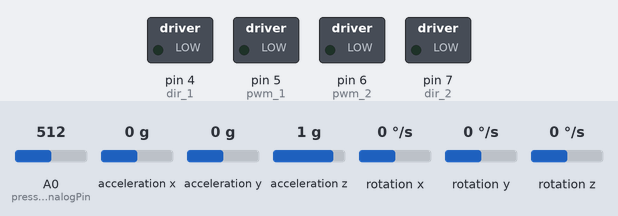
A sketch run on a simulated Arduino Uno, built with avr-gcc and run on an emulated ATmega328P. Shown: switched loads named in the sketch (green lamp = pin HIGH). Inputs (shaded band) come from the test bench; at power-on: acceleration y 0 g, acceleration z 1 g, A0 (pressureAnalogPin) = 512, acceleration x 0 g, rotation x 0 °/s, rotation y 0 °/s, rotation z 0 °/s. What the sketch prints to the serial monitor is not drawn.

Above: at 1.7 s.
1.8 s: acceleration y set to -1.4 g
At 2.8 s:
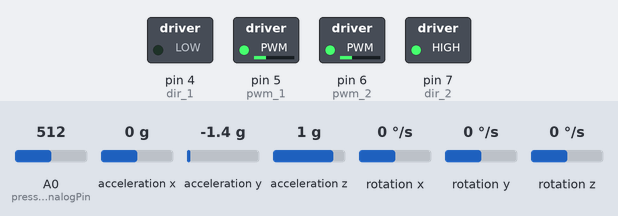
3.3 s: acceleration y set to 0 g
At 4.2 s:
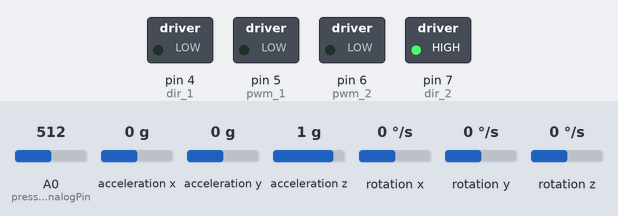
4.8 s: acceleration z set to 0.1 g
7.8 s: acceleration z set to -0.2 g
At 8.5 s:
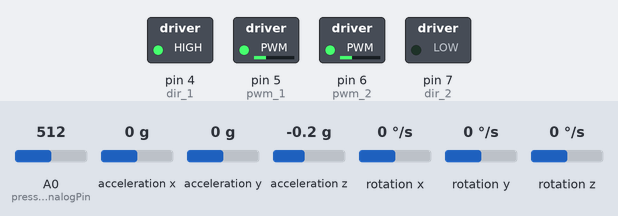
9.3 s: acceleration z set to 0 g
At 10.0 s:
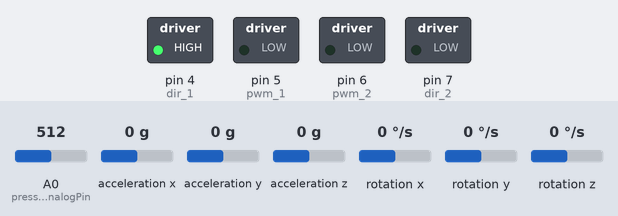
Timing chart, 0 to 12.3 s (numbered marks = the images above; inputs shaded):
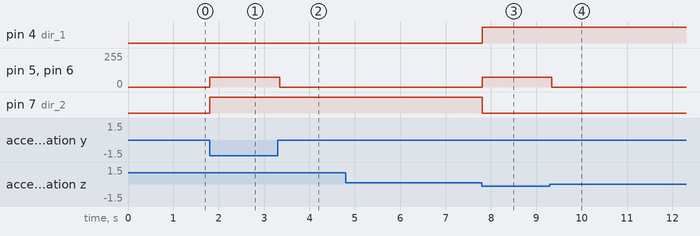

Measured:
- the behaviour switches between 0 and -0.1 g on acceleration z (found by bisection; images 2 and 3)
- after the input at 1.8 s, pin 5 (pwm_1), pin 6 (pwm_2): 0/255 → 75/255 at once; pin 7 (dir_2): LOW → HIGH at once
- after the input at 3.3 s, pin 5 (pwm_1), pin 6 (pwm_2): 75/255 → 0/255 at once
- after the input at 7.8 s, pin 4 (dir_1): LOW → HIGH at once; pin 5 (pwm_1), pin 6 (pwm_2): 0/255 → 75/255 at once; pin 7 (dir_2): HIGH → LOW at once
- after the input at 9.3 s, pin 5 (pwm_1), pin 6 (pwm_2): 75/255 → 0/255 at once

The sketch:

main.ino
```cpp
#include <Wire.h>
#include <MPU6050.h>
#define CLOCKWISE true
#define ACLOCKWISE false
const int k = 0.5;
const int pwm = 75;
const float threshold = 2;
MPU6050 mpu;
int roll = 0;

#define dir_1 4
#define pwm_1 5
#define dir_2 7
#define pwm_2 6
int pressureAnalogPin = 0; // Pin where our pressure pad is located.
int pressureReading;        // INT variable for storing our reading
int pnominal = 100;
void imu_initialize()
{
  Serial.println("Initialize MPU6050");
  while (!mpu.begin(MPU6050_SCALE_2000DPS, MPU6050_RANGE_2G))
    Serial.println("Could not find a valid MPU6050 sensor, check wiring!");
  delay(500);
}
void pressure()
{
  pressureReading = analogRead(pressureAnalogPin);
  float voltage = pressureReading * (5.0 / 1023.0);
  Serial.print("Pressure reading: ");
  Serial.print(pressureReading);
}
int prev_roll = 0;
void angle_calc()
{
  Vector normAccel = mpu.readNormalizeAccel(); // Assuming mpu is an object of class MPU6050

  // Calculate Pitch & Roll
//  pitch = -(atan2(normAccel.XAxis, sqrt(normAccel.YAxis * normAccel.YAxis + normAccel.ZAxis * normAccel.ZAxis)) * 180.0) / M_PI;
  roll = (atan2(normAccel.YAxis, normAccel.ZAxis) * 180.0) / M_PI;
  float r = roll + k*(prev_roll - roll);
  roll = (int)r;
  // Output
//  Serial.print(" Pitch = ");
//  Serial.print(pitch);
  Serial.print(" Roll = ");
  Serial.print(roll);
  Serial.print('\n');
}
void setup()
{
  // put your setup code here, to run once:
  cli(); // Disable interrupts
  sei(); // Enable interrupts
  Wire.begin();
  Serial.begin(115200);
  pinMode(dir_1, OUTPUT);
  pinMode(dir_2, OUTPUT);
  pinMode(pwm_1, OUTPUT);
  pinMode(pwm_2, OUTPUT);
  imu_initialize();
}
void rotate(boolean dir){
  if(dir == CLOCKWISE){
    digitalWrite(dir_1, LOW);
    digitalWrite(dir_2, HIGH);
  }
  else{
    digitalWrite(dir_1, HIGH);
    digitalWrite(dir_2, LOW);
  }
  analogWrite(pwm_1, pwm);
  analogWrite(pwm_2, pwm);
  delay(100);
}
void motor_stop(){
  analogWrite(pwm_1, 0);
  analogWrite(pwm_2, 0);
}
void loop() {
  angle_calc();
  pressure();
  if(pressure > pnominal){
    if(roll > threshold){
      rotate(ACLOCKWISE);
    }
    else if(roll < -threshold){
      rotate(CLOCKWISE);
    }
    else{
      motor_stop();
    }
  }
  else{
    motor_stop();
  }
}
```
